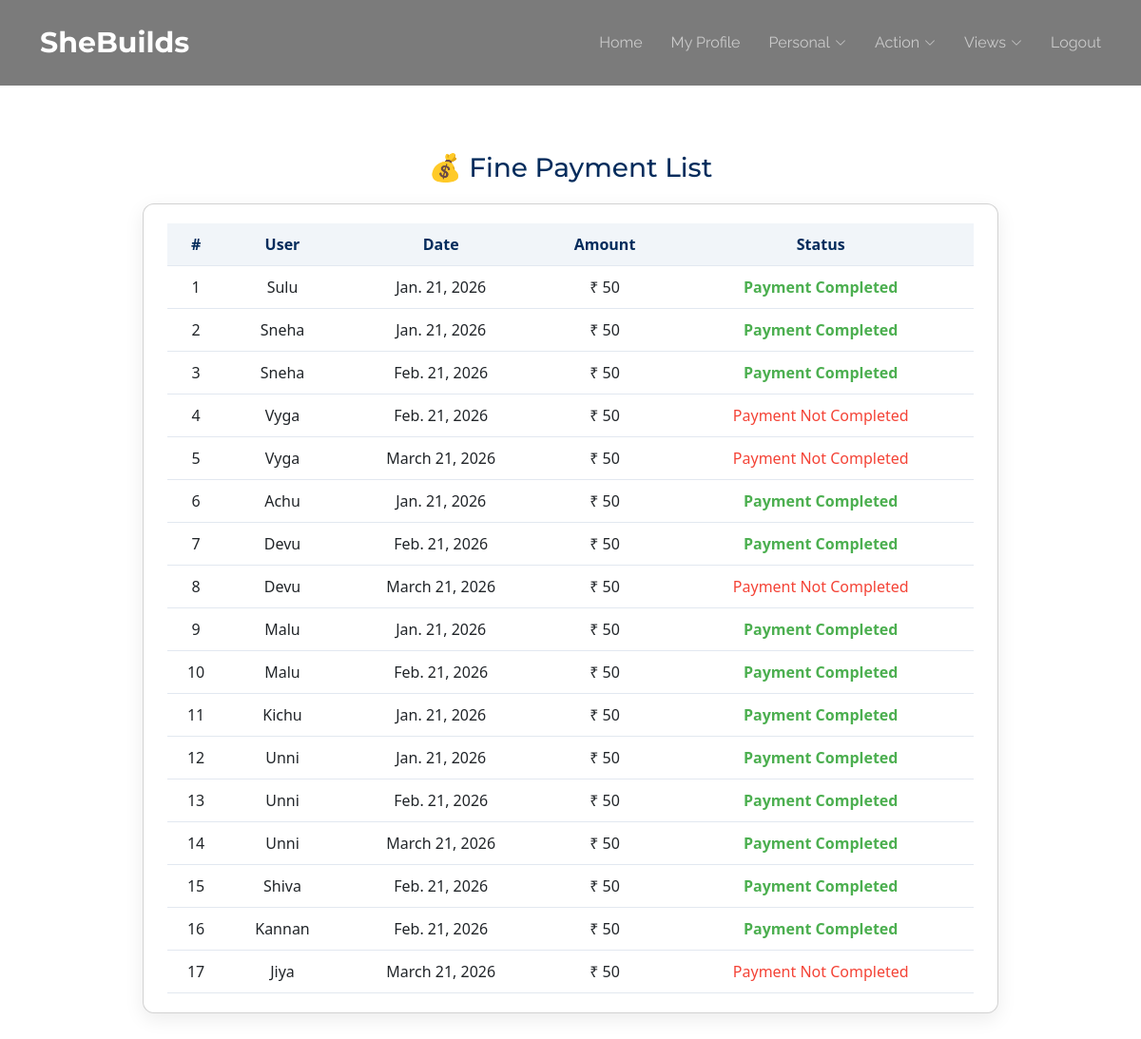
Screenshot of /Kudumbasree/viewfinelist/ (signed in) with the database file from the repository.
### Kudumbasree/models.py (models this page shows)
class tbl_fine(models.Model):
   fine_amount=models.IntegerField(default=0)
   fine_date=models.DateField(auto_now_add=True)
   fine_status=models.IntegerField(default=0)
   member=models.ForeignKey(tbl_members,on_delete=models.CASCADE)

class tbl_members(models.Model):
   members_status=models.IntegerField(default=0)
   user=models.ForeignKey(tbl_user,on_delete=models.CASCADE)
   kudumbasree=models.ForeignKey(tbl_kudumbasree,on_delete=models.CASCADE)

### Guest/models.py (models this page shows)
class tbl_user(models.Model):
    user_name=models.CharField(max_length=30)
    user_email=models.CharField(max_length=30)
    user_contact=models.CharField(max_length=30)
    user_address=models.CharField(max_length=30)
    user_photo=models.FileField(upload_to="Assets/File/User")
    user_password=models.CharField(max_length=30)
    user_status=models.IntegerField(default=0)
    place=models.ForeignKey(tbl_place,on_delete=models.CASCADE)
    localplace=models.ForeignKey(tbl_localplace,on_delete=models.CASCADE,null=True)
    authorityward=models.ForeignKey(tbl_authorityward,on_delete=models.CASCADE)

### Kudumbasree/views.py (the view)
# urls.py: path('viewfinelist/',views.viewfinelist,name='viewfinelist'),
def viewfinelist(request):
    fine = tbl_fine.objects.filter(member__kudumbasree=request.session['kid'])
    return render(request,"Kudumbasree/ViewFineList.html",{"fine":fine})

### Kudumbasree/Templates/Kudumbasree/ViewFineList.html (shortened to what this page needs)
{% extends 'Kudumbasree/Header.html' %}
{% block content %}
<div class="page-container">
    <h3>💰 Fine Payment List</h3>
    {% if fine %}
    <div class="card profile-card">
        <table class="styled-table">
            <thead>
                <tr>
                    <th>#</th>
                    <th>User</th>
                    <th>Date</th>
                    <th>Amount</th>
                    <th>Status</th>
                </tr>
            </thead>
            <tbody>
                {% for i in fine %}
                <tr>
                    <td>{{ forloop.counter }}</td>
                    <td>{{ i.member.user.user_name }}</td>
                    <td>{{ i.fine_date }}</td>
                    <td>₹ {{ i.fine_amount }}</td>
                    <td>
                        {% if i.fine_status == 1 %}
                            <span class="status-completed">Payment Completed</span>
                        {% else %}
                            <span class="status-pending">Payment Not Completed</span>
                        {% endif %}
                    </td>
                </tr>
                {% endfor %}
            </tbody>
        </table>
    </div>
    {% else %}
    <p>No fines found.</p>
    {% endif %}
</div>
{% endblock content %}

### Guest/static/Main/assets/css/main.css (style rules this page uses)
:root { --default-font: "Roboto", system-ui, -apple-system, "Segoe UI", Roboto, "Helvetica Neue", Arial, "Noto Sans", "Liberation Sans", sans-serif, "Apple Color Emoji", "Segoe UI Emoji", "Segoe UI Symbol", "Noto Color Emoji"; --heading-font: "Montserrat", sans-serif; --nav-font: "Raleway", sans-serif; }
:root { --background-color: #ffffff; --default-color: #2b180d; --heading-color: #1b2f45; --accent-color: #56b8e6; --surface-color: #ffffff; --contrast-color: #ffffff; }
:root { --nav-color: rgba(255, 255, 255, 0.6); --nav-hover-color: #ffffff; --nav-mobile-background-color: #ffffff; --nav-dropdown-background-color: #ffffff; --nav-dropdown-color: #212529; --nav-dropdown-hover-color: #56b8e6; }
:root { scroll-behavior: smooth; }
body { color: var(--default-color); background-color: var(--background-color); font-family: var(--default-font); }
h1, h2, h3, h4, h5, h6 { color: var(--heading-color); font-family: var(--heading-font); }

### Kudumbasree/Templates/Kudumbasree/ViewFineList.html (style rules this page uses)
.page-container { max-width: 900px; margin: 30px auto; font-family: 'Segoe UI', Tahoma, Geneva, Verdana, sans-serif; }
h3 { text-align: center; color: #042c5c; margin-bottom: 20px; }
.card.profile-card { background: #fff; padding: 20px 25px; margin-bottom: 20px; border-radius: 12px; box-shadow: 0 6px 20px rgba(0,0,0,0.08); }
.styled-table { width: 100%; border-collapse: collapse; }
.styled-table th, .styled-table td { padding: 10px; border-bottom: 1px solid #e2e8f0; text-align: center; }
.styled-table th { background-color: #f1f5f9; color: #042c5c; }
.status-completed { color: #4caf50; font-weight: 600; }
.status-pending { color: #f44336; font-weight: 500; }

### rows the page displays
tbl_fine: member.user.user_name "Sulu", fine_date "Jan. 21, 2026", fine_amount "50", fine_status "Payment Completed"
tbl_fine: member.user.user_name "Sneha", fine_date "Jan. 21, 2026", fine_amount "50", fine_status "Payment Completed"
tbl_fine: member.user.user_name "Sneha", fine_date "Feb. 21, 2026", fine_amount "50", fine_status "Payment Completed"
tbl_fine: member.user.user_name "Vyga", fine_date "Feb. 21, 2026", fine_amount "50", fine_status "Payment Not Completed"
tbl_fine: member.user.user_name "Vyga", fine_date "March 21, 2026", fine_amount "50", fine_status "Payment Not Completed"
tbl_fine: member.user.user_name "Achu", fine_date "Jan. 21, 2026", fine_amount "50", fine_status "Payment Completed"
tbl_fine: member.user.user_name "Devu", fine_date "Feb. 21, 2026", fine_amount "50", fine_status "Payment Completed"
tbl_fine: member.user.user_name "Devu", fine_date "March 21, 2026", fine_amount "50", fine_status "Payment Not Completed"
tbl_fine: member.user.user_name "Malu", fine_date "Jan. 21, 2026", fine_amount "50", fine_status "Payment Completed"
tbl_fine: member.user.user_name "Malu", fine_date "Feb. 21, 2026", fine_amount "50", fine_status "Payment Completed"
tbl_fine: member.user.user_name "Kichu", fine_date "Jan. 21, 2026", fine_amount "50", fine_status "Payment Completed"
tbl_fine: member.user.user_name "Unni", fine_date "Jan. 21, 2026", fine_amount "50", fine_status "Payment Completed"
tbl_fine: member.user.user_name "Unni", fine_date "Feb. 21, 2026", fine_amount "50", fine_status "Payment Completed"
tbl_fine: member.user.user_name "Unni", fine_date "March 21, 2026", fine_amount "50", fine_status "Payment Completed"
tbl_fine: member.user.user_name "Shiva", fine_date "Feb. 21, 2026", fine_amount "50", fine_status "Payment Completed"
tbl_fine: member.user.user_name "Kannan", fine_date "Feb. 21, 2026", fine_amount "50", fine_status "Payment Completed"
tbl_fine: member.user.user_name "Jiya", fine_date "March 21, 2026", fine_amount "50", fine_status "Payment Not Completed"
